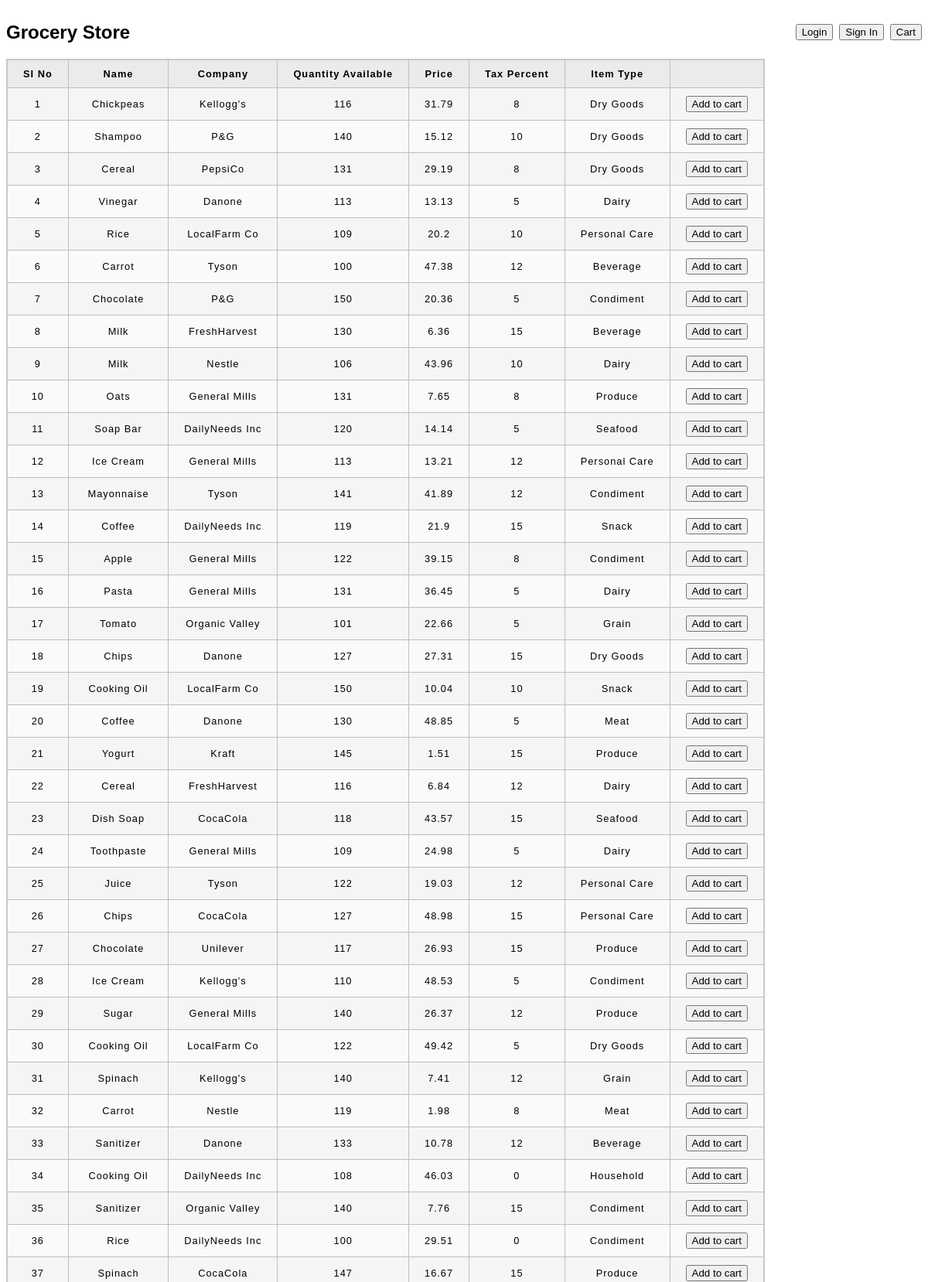
The app's page / (signed in, upper part) with its own data.
### tables this page shows
CREATE TABLE "grocery"(
"si_no" TEXT, "name" TEXT, "company" TEXT, "quantity" TEXT,
 "price_usd" TEXT, "tax_percent" TEXT, "item_type" TEXT);

### app.py (the view)
@app.route('/', methods=['POST','GET'])
def index():
    db=get_db()
    cursor=db.cursor()
    cursor.execute('SELECT * FROM grocery')
    row=cursor.fetchall()
    if session['signin_success']:
        signin=True
    else:
        signin=False
    print(signin)
    return render_template('home.html',groceries=row,signin=signin)

### app.py (called while the page is built)
def get_db():
    if 'db' not in g:
        g.db=sqlite3.connect(DATABASE)
        g.db.row_factory=sqlite3.Row
    return g.db

### templates/home.html (shortened to what this page needs)
{% extends'layout.html' %}
{% block css %}
    <link rel="stylesheet" href="../static/home.css">
{% endblock %}
{% block body %}
    <section>
        <h1>Grocery Store</h1>
        <nav>
            <ul>
                <li>
                    <form action="/login">
                        <button type="submit">Login</button>
                    </form>
                </li>
                <li>
                    <form action="/signin">
                        <button type="submit">Sign In</button>
                    </form>
                </li>
                <li>
                    <form action="/cart">
                        <button type="submit">Cart</button>
                    </form>
                </li>
            </ul>
        </nav>
    </section>
    <table>
        <thead>
            <th>SI No</th>
            <th>Name</th>
            <th>Company</th>
            <th>Quantity Available</th>
            <th>Price</th>
            <th>Tax Percent</th>
            <th>Item Type</th>
            <th></th>
        </thead>
        <tbody>
            {% for grocery in groceries %}
                    <tr>
                        <td>{{grocery['si_no']}}</td>
                        <td>{{grocery['name']}}</td>
                        <td>{{grocery['company']}}</td>
                        <td>{{grocery['quantity']}}</td>
                        <td>{{grocery['price_usd']}}</td>
                        <td>{{grocery['tax_percent']}}</td>
                        <td>{{grocery['item_type']}}</td>
                        <td>
                            <form action="/cart", method="post">
                                <button type="submit">Add to cart</button>
                            </form>
                        </td>
                    </tr>
            {% endfor %}
        </tbody>
    </table>
{% endblock %}

### templates/layout.html (shortened to what this page needs)
<!DOCTYPE html>
<html lang="en">
<head>
    <link rel="stylesheet" href="../static/style.css">
    {% block css %}{% endblock %}
</head>
<body>
    {% block body %}
    {% endblock %}
</body>
</html>

### static/style.css (style rules this page uses)
html { font-family: sans-serif; }
table { border-collapse: collapse; border: 2px solid rgb(200 200 200); letter-spacing: 1px; font-size: 0.8rem; }
td, th { border: 1px solid rgb(190 190 190); padding: 10px 20px; }
th { background-color: rgb(235 235 235); }
td { text-align: center; }
tr:nth-child(even) td { background-color: rgb(250 250 250); }
tr:nth-child(odd) td { background-color: rgb(245 245 245); }

### static/home.css (style rules this page uses)
section { display: flex; justify-content: space-between; align-items: center; }
ul { display: flex; list-style-type: none; gap: 8px; }

### records on screen
grocery: si_no "1", name "Chickpeas", company "Kellogg's", quantity "116", price_usd "31.79", tax_percent "8", item_type "Dry Goods"
grocery: si_no "2", name "Shampoo", company "P&G", quantity "140", price_usd "15.12", tax_percent "10", item_type "Dry Goods"
grocery: si_no "3", name "Cereal", company "PepsiCo", quantity "131", price_usd "29.19", tax_percent "8", item_type "Dry Goods"
grocery: si_no "4", name "Vinegar", company "Danone", quantity "113", price_usd "13.13", tax_percent "5", item_type "Dairy"
grocery: si_no "5", name "Rice", company "LocalFarm Co", quantity "109", price_usd "20.2", tax_percent "10", item_type "Personal Care"
grocery: si_no "6", name "Carrot", company "Tyson", quantity "100", price_usd "47.38", tax_percent "12", item_type "Beverage"
grocery: si_no "7", name "Chocolate", company "P&G", quantity "150", price_usd "20.36", tax_percent "5", item_type "Condiment"
grocery: si_no "8", name "Milk", company "FreshHarvest", quantity "130", price_usd "6.36", tax_percent "15", item_type "Beverage"
grocery: si_no "9", name "Milk", company "Nestle", quantity "106", price_usd "43.96", tax_percent "10", item_type "Dairy"
grocery: si_no "10", name "Oats", company "General Mills", quantity "131", price_usd "7.65", tax_percent "8", item_type "Produce"
grocery: si_no "11", name "Soap Bar", company "DailyNeeds Inc", quantity "120", price_usd "14.14", tax_percent "5", item_type "Seafood"
grocery: si_no "12", name "Ice Cream", company "General Mills", quantity "113", price_usd "13.21", tax_percent "12", item_type "Personal Care"
grocery: si_no "13", name "Mayonnaise", company "Tyson", quantity "141", price_usd "41.89", tax_percent "12", item_type "Condiment"
grocery: si_no "14", name "Coffee", company "DailyNeeds Inc", quantity "119", price_usd "21.9", tax_percent "15", item_type "Snack"
grocery: si_no "15", name "Apple", company "General Mills", quantity "122", price_usd "39.15", tax_percent "8", item_type "Condiment"
grocery: si_no "16", name "Pasta", company "General Mills", quantity "131", price_usd "36.45", tax_percent "5", item_type "Dairy"
grocery: si_no "17", name "Tomato", company "Organic Valley", quantity "101", price_usd "22.66", tax_percent "5", item_type "Grain"
grocery: si_no "18", name "Chips", company "Danone", quantity "127", price_usd "27.31", tax_percent "15", item_type "Dry Goods"
grocery: si_no "19", name "Cooking Oil", company "LocalFarm Co", quantity "150", price_usd "10.04", tax_percent "10", item_type "Snack"
grocery: si_no "20", name "Coffee", company "Danone", quantity "130", price_usd "48.85", tax_percent "5", item_type "Meat"
grocery: si_no "21", name "Yogurt", company "Kraft", quantity "145", price_usd "1.51", tax_percent "15", item_type "Produce"
grocery: si_no "22", name "Cereal", company "FreshHarvest", quantity "116", price_usd "6.84", tax_percent "12", item_type "Dairy"
grocery: si_no "23", name "Dish Soap", company "CocaCola", quantity "118", price_usd "43.57", tax_percent "15", item_type "Seafood"
grocery: si_no "24", name "Toothpaste", company "General Mills", quantity "109", price_usd "24.98", tax_percent "5", item_type "Dairy"
grocery: si_no "25", name "Juice", company "Tyson", quantity "122", price_usd "19.03", tax_percent "12", item_type "Personal Care"
grocery: si_no "26", name "Chips", company "CocaCola", quantity "127", price_usd "48.98", tax_percent "15", item_type "Personal Care"
grocery: si_no "27", name "Chocolate", company "Unilever", quantity "117", price_usd "26.93", tax_percent "15", item_type "Produce"
grocery: si_no "28", name "Ice Cream", company "Kellogg's", quantity "110", price_usd "48.53", tax_percent "5", item_type "Condiment"
grocery: si_no "29", name "Sugar", company "General Mills", quantity "140", price_usd "26.37", tax_percent "12", item_type "Produce"
grocery: si_no "30", name "Cooking Oil", company "LocalFarm Co", quantity "122", price_usd "49.42", tax_percent "5", item_type "Dry Goods"
grocery: si_no "31", name "Spinach", company "Kellogg's", quantity "140", price_usd "7.41", tax_percent "12", item_type "Grain"
grocery: si_no "32", name "Carrot", company "Nestle", quantity "119", price_usd "1.98", tax_percent "8", item_type "Meat"
grocery: si_no "33", name "Sanitizer", company "Danone", quantity "133", price_usd "10.78", tax_percent "12", item_type "Beverage"
grocery: si_no "34", name "Cooking Oil", company "DailyNeeds Inc", quantity "108", price_usd "46.03", tax_percent "0", item_type "Household"
grocery: si_no "35", name "Sanitizer", company "Organic Valley", quantity "140", price_usd "7.76", tax_percent "15", item_type "Condiment"
grocery: si_no "36", name "Rice", company "DailyNeeds Inc", quantity "100", price_usd "29.51", tax_percent "0", item_type "Condiment"
grocery: si_no "37", name "Spinach", company "CocaCola", quantity "147", price_usd "16.67", tax_percent "15", item_type "Produce"
